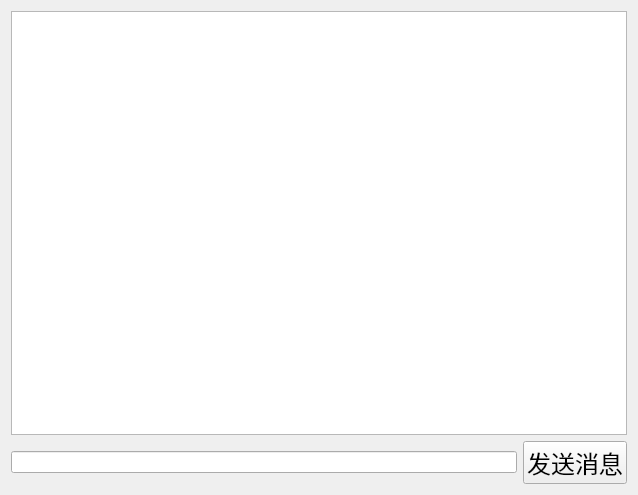
<?xml version="1.0" encoding="UTF-8"?>
<ui version="4.0">
 <class>PrivateChat</class>
 <widget class="QWidget" name="PrivateChat">
  <property name="geometry">
   <rect>
    <x>0</x>
    <y>0</y>
    <width>638</width>
    <height>495</height>
   </rect>
  </property>
  <property name="windowTitle">
   <string>Form</string>
  </property>
  <layout class="QVBoxLayout" name="verticalLayout_2">
   <item>
    <layout class="QVBoxLayout" name="verticalLayout">
     <item>
      <widget class="QTextEdit" name="ShowMsg_pc"/>
     </item>
     <item>
      <layout class="QHBoxLayout" name="horizontalLayout">
       <item>
        <widget class="QLineEdit" name="InputMsg_le"/>
       </item>
       <item>
        <widget class="QPushButton" name="SendMsg_pb">
         <property name="font">
          <font>
           <pointsize>18</pointsize>
          </font>
         </property>
         <property name="text">
          <string>发送消息</string>
         </property>
        </widget>
       </item>
      </layout>
     </item>
    </layout>
   </item>
  </layout>
 </widget>
 <resources/>
 <connections/>
</ui>
